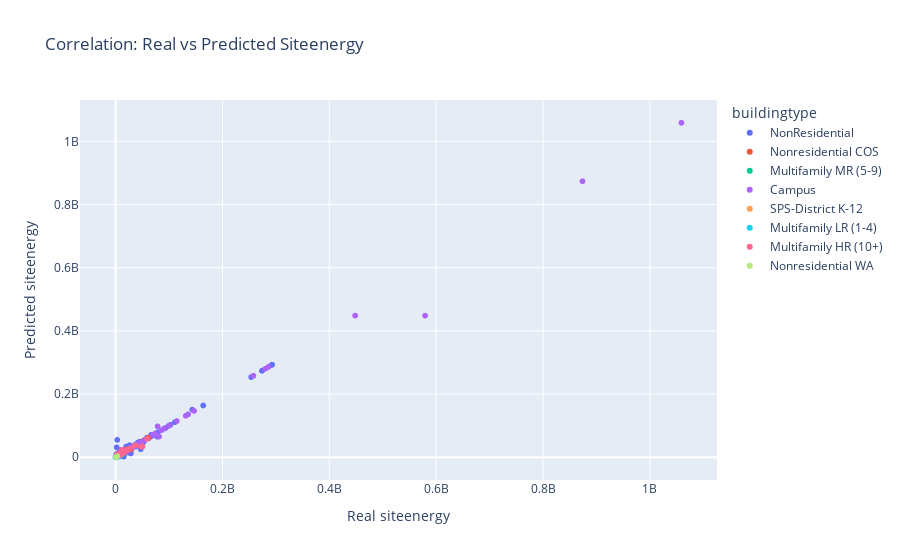

Write notebook code for a chart like this one.
### Code cell
import plotly.express as px    
X_graph = pd.DataFrame()
X_graph['real_siteenergy'] = real_siteenergy
X_graph['train_pred_siteenergy'] = train_pred_siteenergy
X_graph['largestpropertyusetypegfa'] = X['largestpropertyusetypegfa']
X_graph['buildingtype'] = X['buildingtype']

# Count the number of observations
X_graph['num_observations'] = len(X_graph)

# Create a scatter plot for real_ghgemissions vs train_pred_ghgemissions
fig = px.scatter(data_frame= X_graph, x='real_siteenergy', y='train_pred_siteenergy', title='Correlation: Real vs Predicted Siteenergy',
                 hover_data=['largestpropertyusetypegfa', 'num_observations'], color='buildingtype')
fig.update_xaxes(title='Real siteenergy')
fig.update_yaxes(title='Predicted siteenergy')
fig

### Figure 1 — Plotly figure (JSON) as saved in the notebook; plotly's stock layout.template omitted (floating-point values rounded to 4 significant figures; data arrays with more than 128 entries replaced by an {"elided": "..."} marker saying what was removed)
{"data": [{"customdata": {"elided": "2796x2 float values"}, "hovertemplate": "buildingtype=NonResidential<br>real_siteenergy=%{x}<br>train_pred_siteenergy=%{y}<br>largestpropertyusetypegfa=%{customdata[0]}<br>num_observations=%{customdata[1]}<extra></extra>", "legendgroup": "NonResidential", "marker": {"color": "#636efa", "symbol": "circle"}, "mode": "markers", "name": "NonResidential", "showlegend": true, "type": "scattergl", "x": {"elided": "2796 int values"}, "xaxis": "x", "y": {"elided": "2796 float values"}, "yaxis": "y"}, {"customdata": {"elided": "138x2 int values"}, "hovertemplate": "buildingtype=Nonresidential COS<br>real_siteenergy=%{x}<br>train_pred_siteenergy=%{y}<br>largestpropertyusetypegfa=%{customdata[0]}<br>num_observations=%{customdata[1]}<extra></extra>", "legendgroup": "Nonresidential COS", "marker": {"color": "#EF553B", "symbol": "circle"}, "mode": "markers", "name": "Nonresidential COS", "showlegend": true, "type": "scattergl", "x": {"elided": "138 int values"}, "xaxis": "x", "y": {"elided": "138 float values"}, "yaxis": "y"}, {"customdata": {"elided": "1137x2 int values"}, "hovertemplate": "buildingtype=Multifamily MR (5-9)<br>real_siteenergy=%{x}<br>train_pred_siteenergy=%{y}<br>largestpropertyusetypegfa=%{customdata[0]}<br>num_observations=%{customdata[1]}<extra></extra>", "legendgroup": "Multifamily MR (5-9)", "marker": {"color": "#00cc96", "symbol": "circle"}, "mode": "markers", "name": "Multifamily MR (5-9)", "showlegend": true, "type": "scattergl", "x": {"elided": "1137 int values"}, "xaxis": "x", "y": {"elided": "1137 float values"}, "yaxis": "y"}, {"customdata": [[757027, 6381], [483000, 6381], [667335, 6381], [240984, 6381], [217088, 6381], [44078, 6381], [155000, 6381], [535947, 6381], [22800, 6381], [96154, 6381], [15614, 6381], [22669, 6381], [17114, 6381], [1719643, 6381], [57952, 6381], [139557, 6381], [260241, 6381], [230970, 6381], [46100, 6381], [533826, 6381], [302661, 6381], [109794, 6381], [30562, 6381], [149856, 6381], [9320156, 6381], [756493, 6381], [757027, 6381], [616000, 6381], [994212, 6381], [529343, 6381], [505103, 6381], [897371, 6381], [653167, 6381], [601615, 6381], [1724189, 6381], [217088, 6381], [155000, 6381], [535947, 6381], [1000730, 6381], [1639334, 6381], [22800, 6381], [96154, 6381], [41632, 6381], [22669, 6381], [17114, 6381], [483520, 6381], [520187, 6381], [57952, 6381], [139557, 6381], [260241, 6381], [46100, 6381], [533826, 6381], [109794, 6381], [30562, 6381], [564258, 6381], [97976, 6381], [9236849, 6381]], "hovertemplate": "buildingtype=Campus<br>real_siteenergy=%{x}<br>train_pred_siteenergy=%{y}<br>largestpropertyusetypegfa=%{customdata[0]}<br>num_observations=%{customdata[1]}<extra></extra>", "legendgroup": "Campus", "marker": {"color": "#ab63fa", "symbol": "circle"}, "mode": "markers", "name": "Campus", "showlegend": true, "type": "scattergl", "x": [448385312, 38301744, 35891484, 53466684, 24017770, 14940504, 20779796, 131373880, 2222098, 6689184, 5437110, 3778355, 6901554, 114648520, 3091388, 7837692, 34012980, 21022288, 2177065, 90609640, 69350008, 3296526, 1622231, 6335316, 873923712, 74470328, 579302208, 45259796, 85870096, 39335420, 30711020, 258019328, 39987776, 146845936, 285952544, 26153150, 19730542, 135749040, 78666608, 280481280, 2298771, 6297957, 3092980, 3778488, 6730499, 100438040, 100407080, 3721929, 8185310, 35415088, 2475825, 81404976, 5157160, 1787068, 19717104, 6738550, 1059039424], "xaxis": "x", "y": [448385312, 38301744, 35891484, 53466684, 24017770, 14940504, 19570000.0, 131373880, 2132000.0, 5829000.0, 5437110, 3778355, 6901554, 114648520, 6462000.0, 7837692, 34012980, 21022288, 2326445, 90609640, 71400000.0, 3296526, 1622231, 6335316, 873923712, 74470328, 448385312, 45259796, 85870096, 39335420, 30711020, 258019328, 39987776, 146845936, 285952544, 26153150, 19730542, 135749040, 97850000.0, 280481280, 2298771, 6297957, 3092980, 3778488, 6730499, 100438040, 100407080, 9217000.0, 8185310, 35415088, 2326445, 65520000.0, 5157160, 1787068, 19717104, 6738550, 1059039424], "yaxis": "y"}, {"customdata": {"elided": "84x2 float values"}, "hovertemplate": "buildingtype=SPS-District K-12<br>real_siteenergy=%{x}<br>train_pred_siteenergy=%{y}<br>largestpropertyusetypegfa=%{customdata[0]}<br>num_observations=%{customdata[1]}<extra></extra>", "legendgroup": "SPS-District K-12", "marker": {"color": "#FFA15A", "symbol": "circle"}, "mode": "markers", "name": "SPS-District K-12", "showlegend": true, "type": "scattergl", "x": [1650279, 11765682, 8355988, 12265516, 20675922, 1361794, 1298308, 1436510, 5722326, 1618891, 1709308, 1682550, 1467507, 1733154, 7584022, 2030587, 1717534, 2233187, 7730110, 1767752, 3064196, 12601269, 2231671, 8600206, 14018362, 2786049, 2614529, 3798546, 9442413, 2191822, 9096033, 7807653, 9800618, 6524110, 12822132, 2520889, 5385384, 4458362, 2537124, 1454677, 1409768, 2570736, 8450688, 10274055, 2978605, 2835088, 3934628, 2369305, 8751308, 1912537, 1283425, 2814290, 2352184, 2627436, 1520787, 1330897, 2252695, 3149584, 1784751, 2578342, 2470397, 1338936, 2054012, 1993261, 1171031, 1563878, 1964079, 1655687, 2100585, 1640335, 2352559, 1750612, 6223726, 2119438, 2511208, 2069341, 1906086, 2599932, 2445428, 1953067, 2249699, 1464962, 5292126, 6126230], "xaxis": "x", "y": [1824000.0, 11790000.0, 8355988, 12500584, 20675922, 1361794, 1298308, 1436510, 5722326, 1618891, 1709308, 1682550, 1467507, 1754000.0, 7584022, 3230000.0, 1717534, 2233187, 7730110, 1767752, 3064196, 12601269, 2231671, 8600206, 14018362, 2786049, 2614529, 3798546, 9442413, 2191822, 9096033, 7807653, 9800618, 6524110, 12822132, 2520889, 6204000.0, 4458362, 2537124, 1454677, 1409768, 2570736, 8450688, 10274055, 2689000.0, 2699000.0, 3934628, 2369305, 8751308, 1912537, 1909000.0, 2814290, 2352184, 2639000.0, 1937000.0, 1330897, 2252695, 3149584, 1894000.0, 2578342, 2754000.0, 1338936, 2054012, 1993261, 1171031, 2049000.0, 2388000.0, 2397000.0, 2100585, 1640335, 2352559, 1750612, 6223726, 2119438, 2511208, 2069341, 1906086, 2599932, 2445428, 1953067, 2249699, 1464962, 5292126, 6126230], "yaxis": "y"}, {"customdata": {"elided": "1955x2 float values"}, "hovertemplate": "buildingtype=Multifamily LR (1-4)<br>real_siteenergy=%{x}<br>train_pred_siteenergy=%{y}<br>largestpropertyusetypegfa=%{customdata[0]}<br>num_observations=%{customdata[1]}<extra></extra>", "legendgroup": "Multifamily LR (1-4)", "marker": {"color": "#19d3f3", "symbol": "circle"}, "mode": "markers", "name": "Multifamily LR (1-4)", "showlegend": true, "type": "scattergl", "x": {"elided": "1955 int values"}, "xaxis": "x", "y": {"elided": "1955 float values"}, "yaxis": "y"}, {"customdata": {"elided": "211x2 float values"}, "hovertemplate": "buildingtype=Multifamily HR (10+)<br>real_siteenergy=%{x}<br>train_pred_siteenergy=%{y}<br>largestpropertyusetypegfa=%{customdata[0]}<br>num_observations=%{customdata[1]}<extra></extra>", "legendgroup": "Multifamily HR (10+)", "marker": {"color": "#FF6692", "symbol": "circle"}, "mode": "markers", "name": "Multifamily HR (10+)", "showlegend": true, "type": "scattergl", "x": {"elided": "211 int values"}, "xaxis": "x", "y": {"elided": "211 float values"}, "yaxis": "y"}, {"customdata": [[68916, 6381], [68325, 6381], [68916, 6381]], "hovertemplate": "buildingtype=Nonresidential WA<br>real_siteenergy=%{x}<br>train_pred_siteenergy=%{y}<br>largestpropertyusetypegfa=%{customdata[0]}<br>num_observations=%{customdata[1]}<extra></extra>", "legendgroup": "Nonresidential WA", "marker": {"color": "#B6E880", "symbol": "circle"}, "mode": "markers", "name": "Nonresidential WA", "showlegend": true, "type": "scattergl", "x": [3180819, 571920, 3113724], "xaxis": "x", "y": [3180819, 571920, 3113724], "yaxis": "y"}], "layout": {"legend": {"title": {"text": "buildingtype"}, "tracegroupgap": 0}, "title": {"text": "Correlation: Real vs Predicted Siteenergy"}, "xaxis": {"anchor": "y", "domain": [0, 1], "title": {"text": "Real siteenergy"}}, "yaxis": {"anchor": "x", "domain": [0, 1], "title": {"text": "Predicted siteenergy"}}}}
